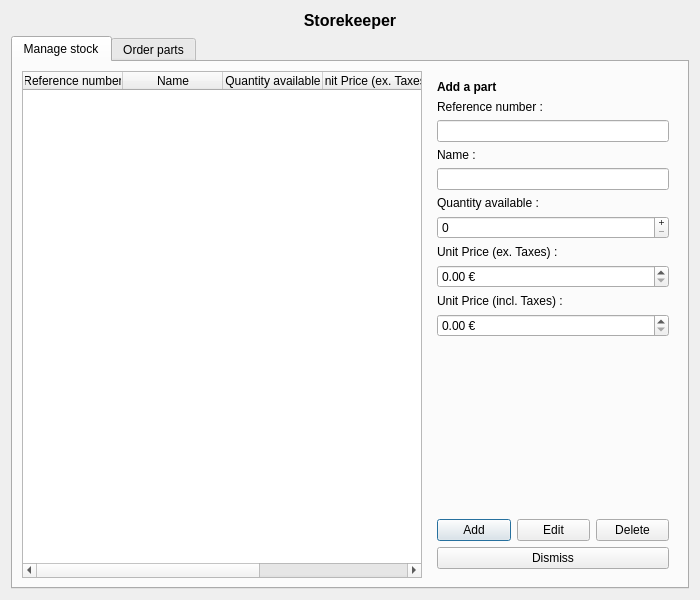
<?xml version="1.0" encoding="UTF-8"?>
<ui version="4.0">
 <class>DialogMagasinier</class>
 <widget class="QDialog" name="DialogMagasinier">
  <property name="geometry">
   <rect>
    <x>0</x>
    <y>0</y>
    <width>700</width>
    <height>600</height>
   </rect>
  </property>
  <property name="minimumSize">
   <size>
    <width>700</width>
    <height>600</height>
   </size>
  </property>
  <property name="windowTitle">
   <string>Storekeeper | Réparation Garage</string>
  </property>
  <layout class="QVBoxLayout" name="verticalLayout">
   <item>
    <widget class="QLabel" name="labelTitle">
     <property name="font">
      <font>
       <pointsize>12</pointsize>
       <weight>75</weight>
       <bold>true</bold>
      </font>
     </property>
     <property name="text">
      <string>Storekeeper</string>
     </property>
     <property name="textFormat">
      <enum>Qt::PlainText</enum>
     </property>
     <property name="alignment">
      <set>Qt::AlignCenter</set>
     </property>
    </widget>
   </item>
   <item>
    <widget class="QTabWidget" name="tabWidget">
     <property name="currentIndex">
      <number>0</number>
     </property>
     <widget class="QWidget" name="tabManageStock">
      <attribute name="title">
       <string>Manage stock</string>
      </attribute>
      <layout class="QHBoxLayout" name="horizontalLayout">
       <item>
        <widget class="QTableWidget" name="tableWidgetStock">
         <property name="selectionMode">
          <enum>QAbstractItemView::SingleSelection</enum>
         </property>
         <property name="selectionBehavior">
          <enum>QAbstractItemView::SelectRows</enum>
         </property>
         <column>
          <property name="text">
           <string>Reference number</string>
          </property>
         </column>
         <column>
          <property name="text">
           <string>Name</string>
          </property>
         </column>
         <column>
          <property name="text">
           <string>Quantity available</string>
          </property>
         </column>
         <column>
          <property name="text">
           <string>Unit Price (ex. Taxes)</string>
          </property>
         </column>
         <column>
          <property name="text">
           <string>Unit Price (incl. Taxes)</string>
          </property>
         </column>
        </widget>
       </item>
       <item>
        <widget class="QWidget" name="widgetPartForm" native="true">
         <property name="minimumSize">
          <size>
           <width>250</width>
           <height>0</height>
          </size>
         </property>
         <property name="maximumSize">
          <size>
           <width>250</width>
           <height>16777215</height>
          </size>
         </property>
         <layout class="QVBoxLayout" name="verticalLayout_2">
          <item>
           <widget class="QLabel" name="labelFormPart">
            <property name="font">
             <font>
              <weight>75</weight>
              <bold>true</bold>
             </font>
            </property>
            <property name="text">
             <string>Add a part</string>
            </property>
           </widget>
          </item>
          <item>
           <widget class="QLabel" name="labelRef">
            <property name="text">
             <string>Reference number :</string>
            </property>
           </widget>
          </item>
          <item>
           <widget class="QLineEdit" name="lineEditRef"/>
          </item>
          <item>
           <widget class="QLabel" name="labelLib">
            <property name="text">
             <string>Name :</string>
            </property>
           </widget>
          </item>
          <item>
           <widget class="QLineEdit" name="lineEditLib"/>
          </item>
          <item>
           <widget class="QLabel" name="labelQte">
            <property name="text">
             <string>Quantity available :</string>
            </property>
           </widget>
          </item>
          <item>
           <widget class="QSpinBox" name="spinBoxQte">
            <property name="buttonSymbols">
             <enum>QAbstractSpinBox::PlusMinus</enum>
            </property>
           </widget>
          </item>
          <item>
           <widget class="QLabel" name="labelPU_HT">
            <property name="text">
             <string>Unit Price (ex. Taxes) :</string>
            </property>
           </widget>
          </item>
          <item>
           <widget class="QDoubleSpinBox" name="doubleSpinBoxPU_HT">
            <property name="suffix">
             <string> €</string>
            </property>
           </widget>
          </item>
          <item>
           <widget class="QLabel" name="label_PU_TTC">
            <property name="text">
             <string>Unit Price (incl. Taxes) :</string>
            </property>
           </widget>
          </item>
          <item>
           <widget class="QDoubleSpinBox" name="doubleSpinBoxPU_TTC">
            <property name="suffix">
             <string> €</string>
            </property>
           </widget>
          </item>
          <item>
           <spacer name="verticalSpacer">
            <property name="orientation">
             <enum>Qt::Vertical</enum>
            </property>
            <property name="sizeHint" stdset="0">
             <size>
              <width>20</width>
              <height>40</height>
             </size>
            </property>
           </spacer>
          </item>
          <item>
           <widget class="QWidget" name="widgetFormButtons" native="true">
            <layout class="QHBoxLayout" name="horizontalLayout_2">
             <property name="leftMargin">
              <number>0</number>
             </property>
             <property name="topMargin">
              <number>0</number>
             </property>
             <property name="rightMargin">
              <number>0</number>
             </property>
             <property name="bottomMargin">
              <number>0</number>
             </property>
             <item>
              <widget class="QPushButton" name="pushButtonAdd">
               <property name="text">
                <string>Add</string>
               </property>
              </widget>
             </item>
             <item>
              <widget class="QPushButton" name="pushButtonEdit">
               <property name="text">
                <string>Edit</string>
               </property>
              </widget>
             </item>
             <item>
              <widget class="QPushButton" name="pushButtonDelete">
               <property name="text">
                <string>Delete</string>
               </property>
              </widget>
             </item>
            </layout>
           </widget>
          </item>
          <item>
           <widget class="QPushButton" name="pushButtonDismiss">
            <property name="text">
             <string>Dismiss</string>
            </property>
           </widget>
          </item>
         </layout>
        </widget>
       </item>
      </layout>
     </widget>
     <widget class="QWidget" name="tabOrderParts">
      <attribute name="title">
       <string>Order parts</string>
      </attribute>
     </widget>
    </widget>
   </item>
  </layout>
 </widget>
 <resources/>
 <connections/>
</ui>
